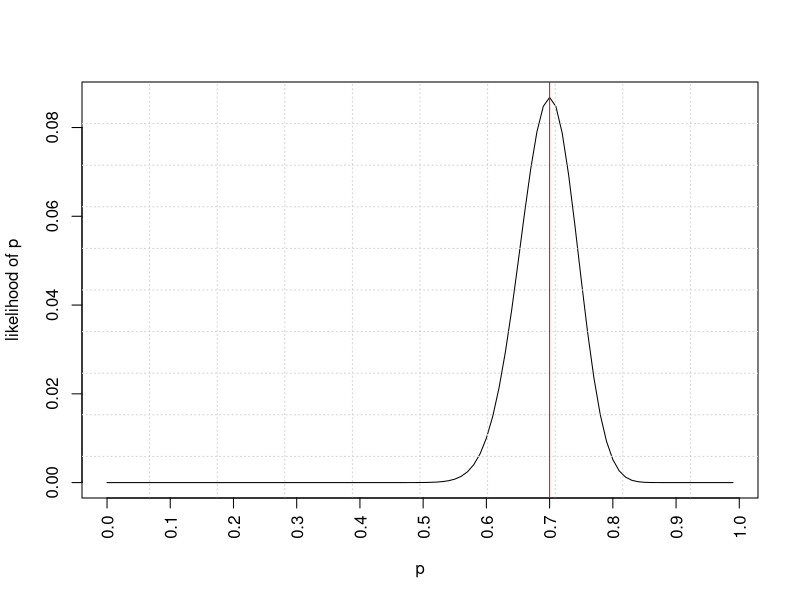
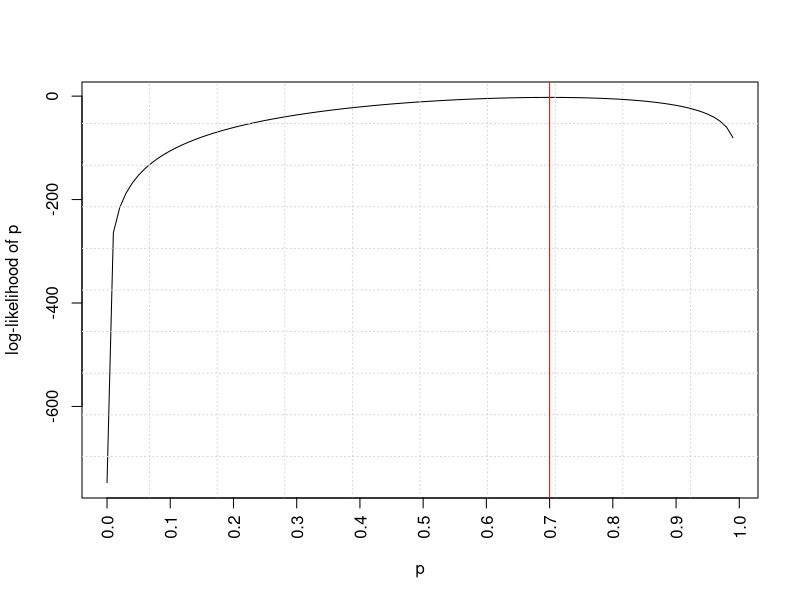

Here is the R script that generated these plots, in order:
## ---- chunk 1
set.seed(1234)
## ---- chunk 2
N <- 100
n1 <- 70
## ---- chunk 3
p <- seq(from=1e-5, to=1, by=0.01)
## ---- chunk 4
L <- choose(N,n1)*p^n1*(1-p)^(N-n1)
## ---- chunk 5
plot.L <- function (L, text)
{
  plot(p, L, type="l", ylab=text,xaxt = "n")
  grid(nx=10)
  axis(side = 1, at = seq(0,1,by=0.1), las = 2, hadj = 0.9)
  abline(v=0.7, col="red")
}

plot.L (L,"likelihood of p")
## ---- chunk 6
logL <- log(choose(N,n1)) + n1*log(p) + (N-n1)*log(1-p)
plot.L (logL, "log-likelihood of p")
